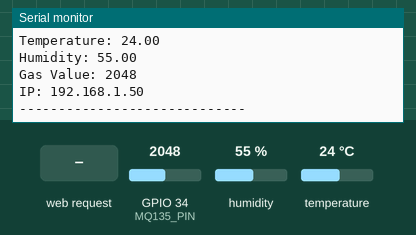
Bench run of a sketch on a simulated ESP32. Parts: the last lines printed to the serial monitor. The test bench sets the inputs (shaded band); at power-on: humidity 55 %, GPIO 34 (MQ135_PIN) = 2048, temperature 24 °C. WiFi joins after 1.5 s; servers stay silent unless stated.

Above: at 3.7 s.
3.8 s: HTTP request GET / received
At 4.9 s:
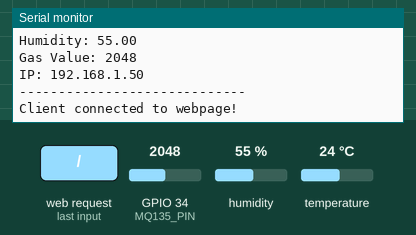
6.5 s: humidity set to 22 %
At 7.5 s:
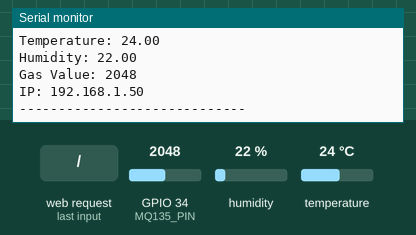
9.2 s: GPIO 34 (MQ135_PIN) set to 2866
At 11.5 s:
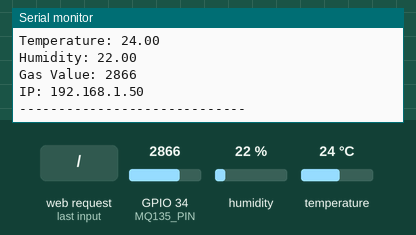
11.9 s: temperature set to 12 °C
14.6 s: GPIO 34 (MQ135_PIN) set to 3603
At 15.5 s:
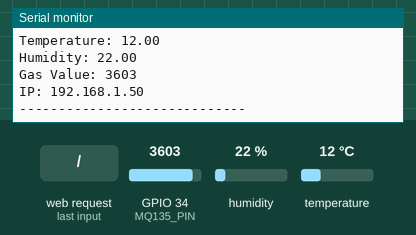
17.3 s: humidity set to 40 %
Timing chart, 0 to 20.3 s (numbered marks = the images above; inputs shaded):
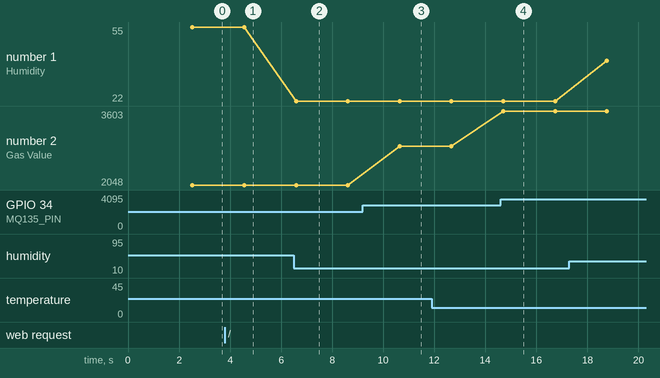

The sketch:

air_quality_monitor.ino
```cpp
#include <WiFi.h>
#include <WebServer.h>
#include <DHT.h>

#define DHTPIN 4
#define DHTTYPE DHT11
#define MQ135_PIN 34

const char* ssid     = "YOUR_WIFI_SSID";
const char* password = "YOUR_WIFI_PASSWORD";

DHT dht(DHTPIN, DHTTYPE);
WebServer server(80);

float temperature;
float humidity;
int gasValue;

void handleRoot() {
  Serial.println("Client connected to webpage!");

  String html = "<html><head>";
  html += "<meta http-equiv='refresh' content='3'/>";
  html += "<title>Air Quality Monitor</title></head><body>";
  html += "<h1>ESP32 Air Quality Monitor</h1>";
  html += "<p>Temperature: " + String(temperature) + " C</p>";
  html += "<p>Humidity: "    + String(humidity)    + " %</p>";
  html += "<p>Gas Value: "   + String(gasValue)    + "</p>";
  html += "</body></html>";

  server.send(200, "text/html", html);
}

void setup() {
  Serial.begin(115200);
  delay(1000);
  Serial.println("Starting ESP32...");

  dht.begin();

  Serial.println("Connecting to WiFi...");
  WiFi.begin(ssid, password);
  while (WiFi.status() != WL_CONNECTED) {
    delay(500);
    Serial.print(".");
  }

  Serial.println("\nWiFi Connected!");
  Serial.print("IP Address: ");
  Serial.println(WiFi.localIP());

  server.on("/", handleRoot);
  server.begin();
  Serial.println("Web server started!");
}

void loop() {
  temperature = dht.readTemperature();
  humidity    = dht.readHumidity();
  gasValue    = analogRead(MQ135_PIN);

  Serial.println("------ SENSOR READINGS ------");
  Serial.print("Temperature: "); Serial.println(temperature);
  Serial.print("Humidity: ");    Serial.println(humidity);
  Serial.print("Gas Value: ");   Serial.println(gasValue);
  Serial.print("IP: ");          Serial.println(WiFi.localIP());
  Serial.println("-----------------------------\n");

  server.handleClient();
  delay(2000);
}
```

Measured:
- after the input at 3.8 s, the serial monitor: prints a new line after 0.76 s (image 1)
- after the input at 6.5 s, the serial monitor: prints a new line after 0.09 s (image 2)
- after the input at 9.2 s, the serial monitor: prints a new line after 1.4 s (image 3)
- after the input at 14.6 s, the serial monitor: prints a new line after 0.11 s (image 4)
- plotted number 1: 55 → 22 after the input at 6.5 s, 22 → 40 after the input at 17.3 s
- plotted number 2: 2048 → 2866 after the input at 9.2 s, 2866 → 3603 after the input at 14.6 s
